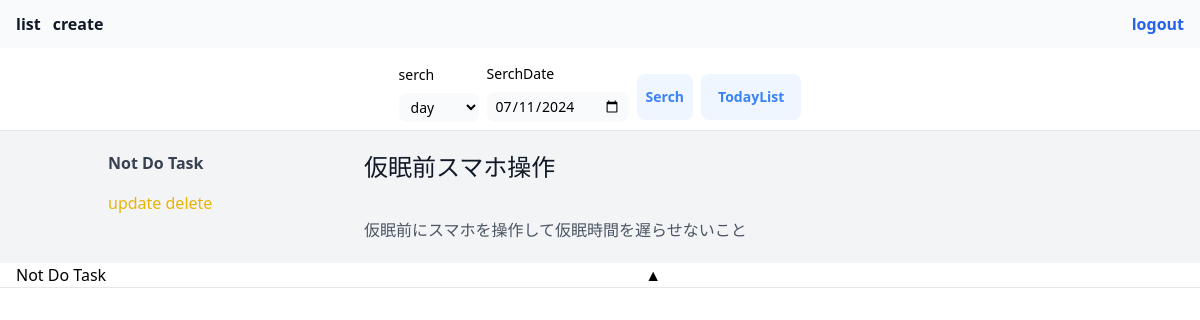
Page /list/ (signed in) on the earlier database version.
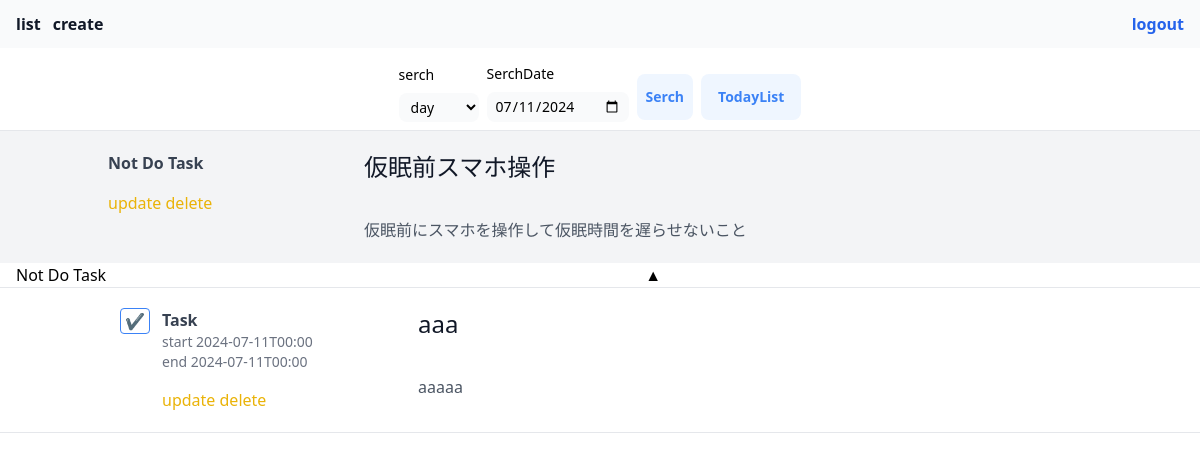
Same page on the later database version.
### listapp/models.py (models this page shows)
class TaskModel(models.Model):
    title = models.CharField(max_length=100)
    content = models.TextField()
    author = models.CharField(max_length=100)
    nottodo = models.CharField(max_length=100)
    starttime = models.CharField(max_length=100)
    endtime = models.CharField(max_length=100)
    progress = models.CharField(max_length=100,default='incomplete')
    memo = models.TextField(null=True, blank=True,default='')

### listapp/views.py (the view, shortened to what this page needs)
# urls.py: path("list/",listfunc,name="list"),
@login_required
def listfunc(request):
    print(request.user)
    print(request.user.username)
    now = datetime.now() + timedelta(hours=9)
    dtnow = now.strftime('%Y-%m-%d')
    nodo_list = TaskModel.objects.filter(nottodo='on',author=request.user.username).order_by('starttime')
    do_list = TaskModel.objects.filter(nottodo='off',starttime__startswith=dtnow,author=request.user.username).order_by('starttime')
    """
    page_data = Paginator(do_list, 3)
    p = request.GET.get('p')
    listpage = page_data.get_page(p)
    """
    return render(request,'list.html',{'nodo_list':nodo_list,'do_list':do_list})

### templates/list.html (shortened to what the changed rows need)
{% extends 'base.html' %}
{% block content %}
<div id="nottodovalue" class="bg-gray-100">
{% for item in nodo_list %}
<hr>
<section class="text-gray-600 body-font overflow-hidden">
    <div class="container px-5 py-10 mx-auto">
      <div class="-my-8 divide-y-2 divide-gray-100">
        <div class="py-3 flex flex-wrap md:flex-nowrap">
          <div class="md:w-64 md:mb-0 mb-6 flex-shrink-0 flex flex-col pr-8">
            <span class="font-semibold title-font text-gray-700">Not Do Task</span>
            <span>
              <a class="text-yellow-500 inline-flex items-center mt-4" href="/update/{{item.id}}">update
              </a>
              <a class="text-yellow-500 inline-flex items-center mt-4" href="/delete/{{item.id}}">delete
              </a>
            </span>
          </div>
          <div class="md:flex-grow">
            <h2 class="text-2xl font-medium text-gray-900 title-font mb-2">{{item.title}}</h2>
            <p class="leading-relaxed" style="white-space: pre-line;">
            {{item.content}}
            </p>
          </div>
        </div>
      </div>
    </div>
  </section>
{% endfor %}
</div>
<div class="overflow-x-auto">
<div class="h-96">
{% for item in do_list %}
    <section class="text-gray-600 body-font">
        <div class="container px-5 py-10 mx-auto">
          <div class="-my-8 divide-y-2 divide-gray-100">
            <div class="py-3 flex flex-wrap md:flex-nowrap">
              <div class="mx-3 text-center">
              {% if item.progress == 'incomplete' %}
              <button class="my-auto bg-transparent font-semibold px-1 border border-blue-500 hover:border-transparent rounded" onClick="taskclick('{{item.id}}','{{item.title}}','{{item.content|escapejs}}','{{item.starttime}}','{{item.endtime}}','{{item.progress}}','{{item.memo}}','{{item.author}}')">
              ✔️
              </button>
                {% endif %}
              </div>
              <div class="md:w-64 md:mb-0 mb-6 flex-shrink-0 flex flex-col pr-8">
                <span class="font-semibold title-font text-gray-700">Task</span>
                <span class="text-sm text-gray-500">start {{item.starttime}}</span>
                <span class="text-sm text-gray-500">end {{item.endtime}}</span>
                <span>
                <a class="text-yellow-500 inline-flex items-center mt-4" href="/update/{{item.id}}">update
                </a>
                <a class="text-yellow-500 inline-flex items-center mt-4" href="/delete/{{item.id}}">delete
                  </a>
                </span>
              </div>
              <div class="md:flex-grow">
                {% if item.progress != 'complete' %}
                <h2 class="text-2xl font-medium text-gray-900 title-font mb-2">{{item.title}}</h2>
                <p class="leading-relaxed" style=" white-space: pre-line;">
                {{item.content}}
                </p>
                {% else %}
                <h2 class="text-2xl font-medium text-gray-900 title-font mb-2" style=" text-decoration: line-through; ">{{item.title}}</h2>
                <p class="leading-relaxed" style=" white-space: pre-line; text-decoration: line-through; ">
                {{item.content}}
                </p>
                {% endif %}
              </div>
            </div>
          </div>
        </div>
      </section>
<hr>
{% endfor %}
</div>
</div>
{% endblock content %}

Differences in the rows shown:
added TaskModel: starttime "2024-07-11T00:00", endtime "2024-07-11T00:00", title "aaa", content "aaaaa"
